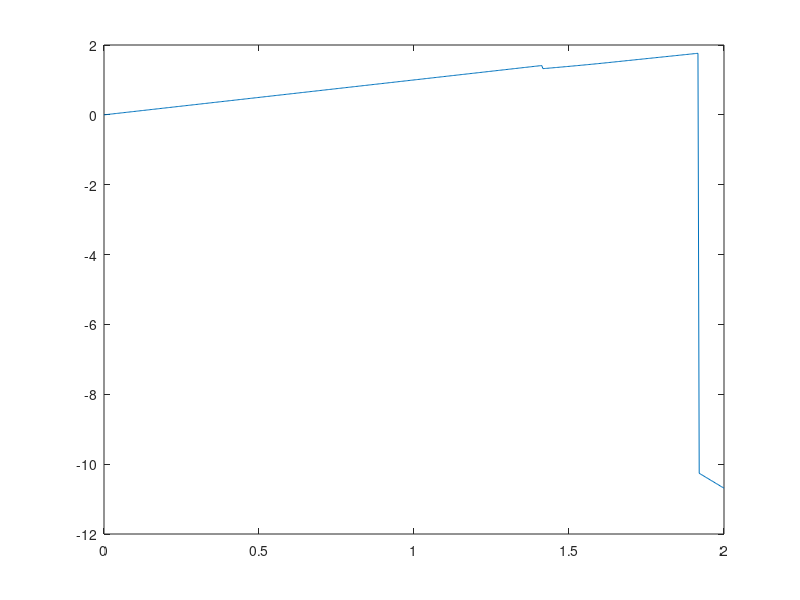
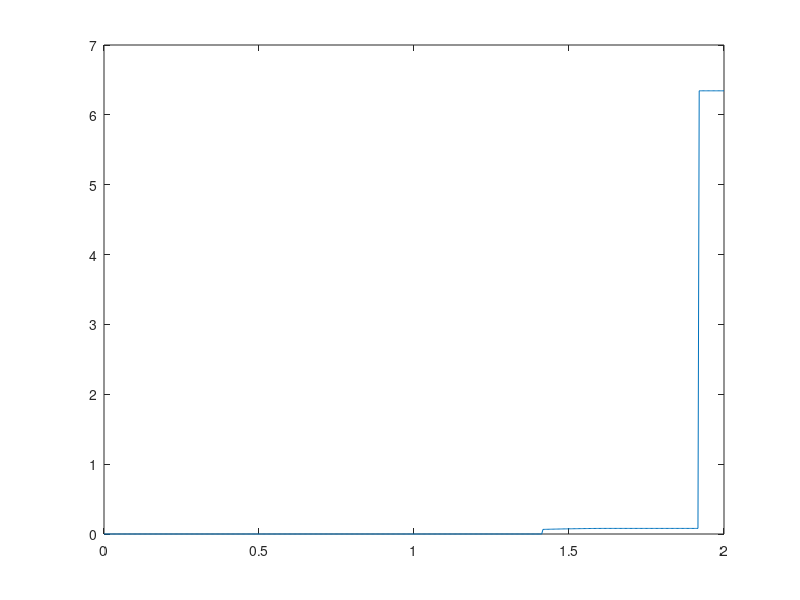
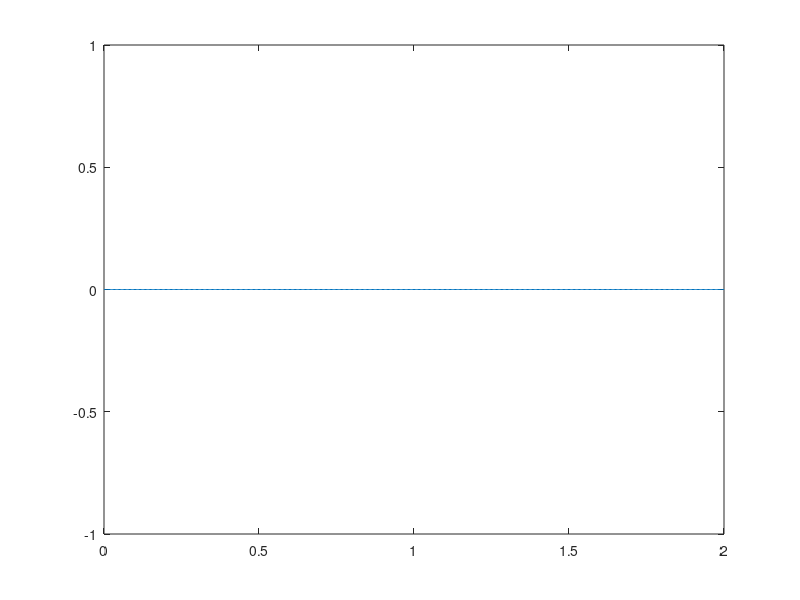

These charts were generated, in order, by the following MATLAB code:
%---------------------------------------------------------------
%---------------------------------------------------------------
% Single Spring
% Hemivariational Elasto-Plastic-Damage Model
% Newton-Raphson Iterative Solver
clear; clc;
%---------------------------------------------------------------
%---------------------------------------------------------------
k_el = 1;
kt = 1;
kd = 4;
dmax = 0.08;
st = 1*(1-dmax)*sqrt(2*k_el*(dmax*kd+kt));
sc = st;
Kbar = 1E9*k_el;
%
umax = 2;
N = 500;
ubar = [linspace(umax/(N),umax,N), linspace(umax-(umax/(N)),-umax,2*N+1), linspace(-umax+(umax/(N)),0,N)];
U = [0; 0; 0; 0];
delU = ones(4,1);
dStore = zeros(N,4);
TOL = 1E-12;
norm_dif = 1;
contatore = 0;
for i = 1:N
    ubar_i = ubar(i);
    disp(ubar_i)
    while norm_dif > TOL
        if ((U(1)-U(3)+U(4))>=0)
            KT = [k_el*(1-U(2))+Kbar, -k_el*(U(1)-U(3)+U(4)), -k_el*(1-U(2)), k_el*(1-U(2));
                    -k_el*(U(1)-U(3)+U(4)), kd, k_el*(U(1)-U(3)+U(4)), -k_el*(U(1)-U(3)+U(4));
                    -k_el*(1-U(2)), k_el*(U(1)-U(3)+U(4)), k_el*(1-U(2)), -k_el*(1-U(2));
                    k_el*(1-U(2)), -k_el*(U(1)-U(3)+U(4)), -k_el*(1-U(2)), k_el*(1-U(2))];
            R = [k_el*(1-U(2))*(U(1)-U(3)+U(4))+Kbar*(U(1)-ubar_i); -0.5*k_el*(U(1)-U(3)+U(4))^2+kd*U(2)+kt; -k_el*(1-U(2))*(U(1)-U(3)+U(4))+st; k_el*(1-U(2))*(U(1)-U(3)+U(4))+sc];
            KT(end,:) = 0; KT(:,end) = 0; KT(end,end) = 1;
            R(end) = 0;
        else
            KT = [k_el*(1-U(2))+Kbar, -k_el*(U(1)-U(3)+U(4)), -k_el*(1-U(2)), k_el*(1-U(2));
                    -k_el*(U(1)-U(3)+U(4)), kd, k_el*(U(1)-U(3)+U(4)), -k_el*(U(1)-U(3)+U(4));
                    -k_el*(1-U(2)), k_el*(U(1)-U(3)+U(4)), k_el*(1-U(2)), -k_el*(1-U(2));
                      k_el*(1-U(2)), -k_el*(U(1)-U(3)+U(4)), -k_el*(1-U(2)), k_el*(1-U(2))];
            R = [k_el*(1-U(2))*(U(1)-U(3)+U(4))+Kbar*(U(1)-ubar_i); -0.5*k_el*(U(1)-U(3)+U(4))^2+kd*U(2)+kt; -k_el*(1-U(2))*(U(1)-U(3)+U(4))+st; k_el*(1-U(2))*(U(1)-U(3)+U(4))+sc];
            KT(3,:) = 0; KT(:,3) = 0; KT(3,3) = 1;
            R(3) = 0;
        end
        delU = KT\(-R);
        U(1) = U(1) + delU(1);
        if delU(2)>1E-6 && ((k_el/(2*kd))*(U(1)-U(3)+U(4))^2-(kt/kd))>0
            U(2) = U(2) + delU(2);
        else
            delU(2) = 0;
        end
        if U(3) > 0
            U(3) = U(3) + delU(3);
        else
            delU(3) = 0;
        end
        norm_dif = norm(delU);
%         if delU(4)>0
%             U(4) = U(4) + delU(4);
%         else
%             delU(4) = 0;
%         end
        contatore = contatore + 1;
    end
    delU = ones(4,1);
    norm_dif = 1;
    dStore(i+1,:) = [U(1), U(2), U(3), U(4)];
end
figure;
plot(dStore(:,1),k_el.*(1-dStore(:,2)).*(dStore(:,1)-dStore(:,3)+dStore(:,4)));
figure;
plot(dStore(:,1),dStore(:,2))
figure;
plot(dStore(:,1),dStore(:,3))